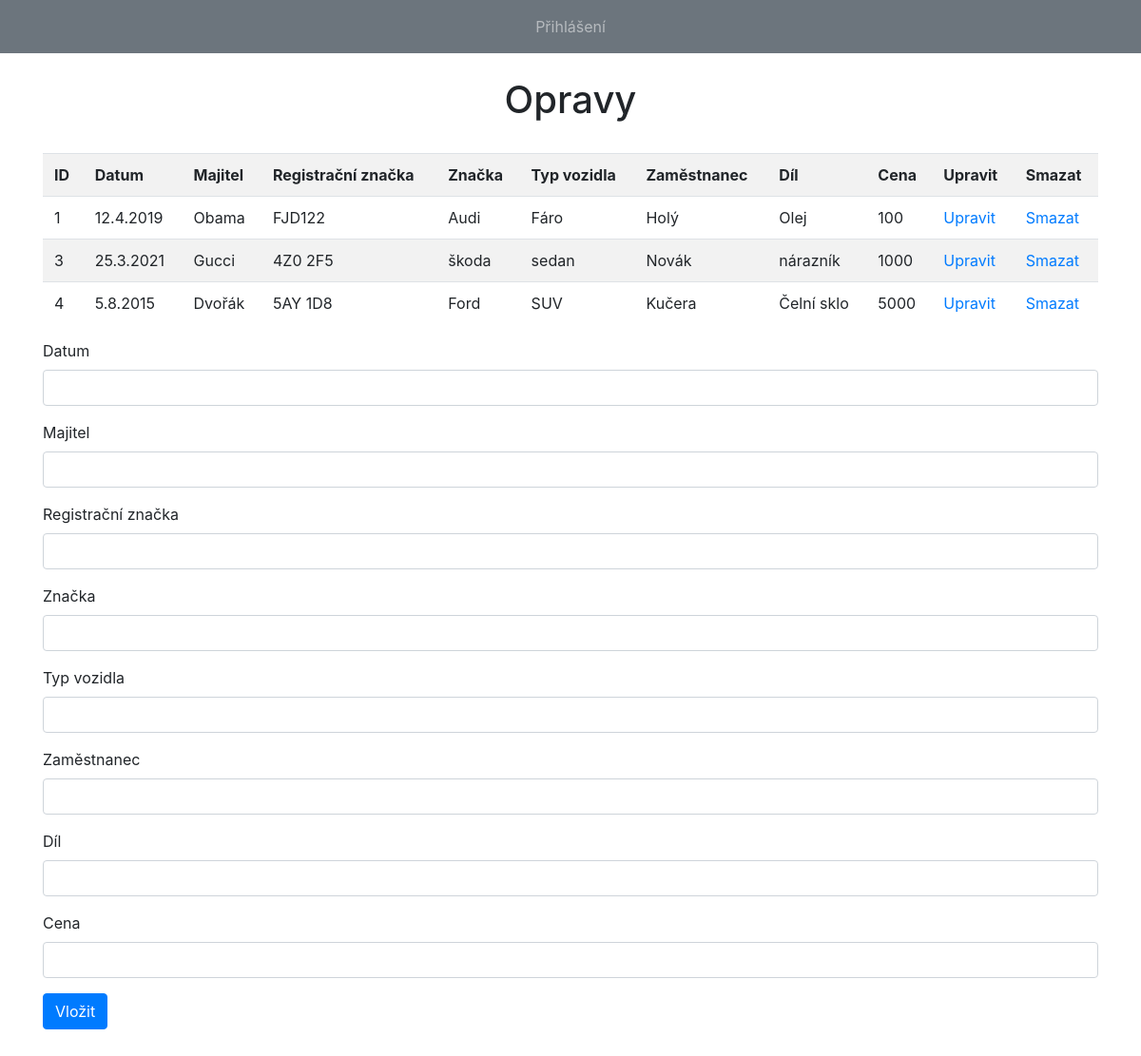
/index.php/controller/opravy, run on the app's committed database.
### tables this page shows
CREATE TABLE `opravy` (
  `ID` int(45) NOT NULL,
  `datum` varchar(45) NOT NULL,
  `majitel` varchar(45) NOT NULL,
  `spz` varchar(45) NOT NULL,
  `typ` varchar(45) NOT NULL,
  `znacka` varchar(45) NOT NULL,
  `dil` varchar(45) NOT NULL,
  `zamestnanec` varchar(45) NOT NULL,
  `cena` int(45) NOT NULL
);

### application/controllers/Controller.php (called while the page is built, shortened)
<?php
class Controller extends CI_Controller
{
   public function __construct() {
      $this->load->library('ion_auth');
      $this->load->model('Model');
      $this->load->view('pages/header');
      if(!$this->ion_auth->logged_in())$this->load->view('pages/menu');
      else if($this->ion_auth->logged_in() && $this->ion_auth->is_admin())$this->load->view('pages/menu_admin');
   }
     public function opravy()
     {
          $this->load->library('form_validation');
          $this->form_validation->set_rules("majitel", "majitel", 'required');
          $this->form_validation->set_rules("spz", "spz");
          $this->form_validation->set_rules("zamestnanec", "zamestnanec");
          if($this->form_validation->run())
           {
                $data = array(
                     "datum"     =>$this->input->post("datum"),
                     "majitel"   =>$this->input->post("majitel"),
                     "spz"       =>$this->input->post("spz"),
                     "typ"       =>$this->input->post("typ"),
                     "znacka"    =>$this->input->post("znacka"),
                     "dil"       =>$this->input->post("dil"),
                     "zamestnanec"=>$this->input->post("zamestnanec"),
                     "cena"      =>$this->input->post("cena"));
                if($this->input->post("update"))
                {
                     $this->Model->update_data_opravy($data, $this->input->post("hidden_id"));
                     redirect(base_url() . "upraveno_opravy");
                }
                if($this->input->post("insert"))
                {
                     $this->Model->insert_data_opravy($data);
                     redirect(base_url() . "vlozeno_opravy");
                }
           }
           else
           {
               $data["vypis_opravy"] = $this->Model->vypis_opravy();
                $this->load->view("pages/opravy", $data);
           }
     }
}

### index.php (called while the page is built, shortened)
<?php
require_once BASEPATH.'core/CodeIgniter.php';

### application/models/Model.php (called while the page is built, shortened)
<?php
class Model extends CI_model
{
     function vypis_opravy()
     {
          $query = $this->db->query("SELECT * FROM opravy ORDER BY ID ASC");
         return $query->result();
     }
}

### application/views/pages/opravy.php (the view, shortened to what this page needs)
<!doctype html>
<html lang="en">
    <body>
    <div class="container">
      <h1 class="nadpis">Opravy</h1><br />
      <div class="table-responsive">
           <table class="table table-striped">
                <tr>
                     <th>ID</th>
                     <th>Datum</th>
                     <th>Majitel</th>
                     <th>Registrační značka</th>
                     <th>Značka</th>
                     <th>Typ vozidla</th>
                     <th>Zaměstnanec</th>
                     <th>Díl</th>
                     <th>Cena</th>
                     <th>Upravit</th>
                     <th>Smazat</th>
                </tr>
           <?php
                foreach($vypis_opravy as $row)
                {
           ?>
                <tr>
                     <td><?php echo $row->ID; ?></td>
                     <td><?php echo $row->datum; ?></td>
                     <td><?php echo $row->majitel; ?></td>
                     <td><?php echo $row->spz; ?></td>
                     <td><?php echo $row->znacka; ?></td>
                     <td><?php echo $row->typ; ?></td>
                     <td><?php echo $row->zamestnanec; ?></td>
                     <td><?php echo $row->dil; ?></td>
                     <td><?php echo $row->cena; ?></td>
                     <td><a href="<?php echo base_url(); ?>Controller/update_data_opravy/<?php echo $row->ID; ?>">Upravit</a></td>
                     <td><a href="#" class="delete_data" id="<?php echo $row->ID; ?>">Smazat</a></td>
                </tr>
           <?php
                }
           ?>
           </table>
      </div>
      <form method="post" action="<?php echo base_url()?>Controller/opravy">
           <?php
           if(isset($user_data))
           {
                foreach($user_data->result() as $row)
                {
           ?>
                    <div class="form-group">
                         <label>Datum</label>
                         <input type="text" name="datum" value="<?php echo $row->datum; ?>" class="form-control" />
                         <span class="text-danger"><?php echo form_error("datum"); ?></span>
                    </div>
                    <div class="form-group">
                         <label>Majitel</label>
                         <input type="text" name="majitel" value="<?php echo $row->majitel; ?>" class="form-control" />
                         <span class="text-danger"><?php echo form_error("majitel"); ?></span>
                    </div>
                    <div class="form-group">
                         <label>Registrační značka</label>
                         <input type="text" name="spz" value="<?php echo $row->spz; ?>" class="form-control" />
                         <span class="text-danger"><?php echo form_error("registracni znacka"); ?></span>
                    </div>
                    <div class="form-group">
                         <label>Značka</label>
                         <input type="text" name="znacka" value="<?php echo $row->znacka; ?>" class="form-control" />
                         <span class="text-danger"><?php echo form_error("znacka"); ?></span>
                    </div>
                    <div class="form-group">
                         <label>Typ</label>
                         <input type="text" name="typ" value="<?php echo $row->typ; ?>" class="form-control" />
                         <span class="text-danger"><?php echo form_error("typ"); ?></span>
                    </div>
                    <div class="form-group">
                         <label>Zaměstnanec</label>
                         <input type="text" name="zamestnanec" value="<?php echo $row->zamestnanec; ?>" class="form-control" />
                         <span class="text-danger"><?php echo form_error("zamestnanec"); ?></span>
                    </div>
                    <div class="form-group">
                         <label>Díl</label>
                         <input type="text" name="dil" value="<?php echo $row->dil; ?>" class="form-control" />
                         <span class="text-danger"><?php echo form_error("dil"); ?></span>
                    </div>
                    <div class="form-group">
                         <label>Cena</label>
                         <input type="text" name="cena" value="<?php echo $row->cena; ?>" class="form-control" />
                         <span class="text-danger"><?php echo form_error("cena"); ?></span>
                    </div>
                    <div class="form-group">
                         <input type="hidden" name="hidden_id" value="<?php echo $row->ID; ?>" />
                         <input type="submit" name="update" value="Upravit" class="btn btn-primary" />
                    </div>
           <?php
                }
           }
           else
           {
           ?>
                    <div class="form-group">
                         <label>Datum</label>
                         <input type="text" name="datum" class="form-control" />
                    </div>
                    <div class="form-group">
                         <label>Majitel</label>
                         <input type="text" name="majitel" class="form-control" />
                    </div>
                    <div class="form-group">
                         <label>Registrační značka</label>
                         <input type="text" name="spz" class="form-control" />
                    </div>
                    <div class="form-group">
                         <label>Značka</label>
                         <input type="text" name="znacka" class="form-control" />
                    </div>
                    <div class="form-group">
                         <label>Typ vozidla</label>
                         <input type="text" name="typ" class="form-control" />
                    </div>
                    <div class="form-group">
                         <label>Zaměstnanec</label>
                         <input type="text" name="zamestnanec" class="form-control" />
                    </div>
                    <div class="form-group">
                         <label>Díl</label>
                         <input type="text" name="dil" class="form-control" />
                    </div>
                    <div class="form-group">
                         <label>Cena</label>
                         <input type="text" name="cena" class="form-control" />
                    </div>
                    <div class="form-group">
                         <input type="submit" name="insert" value="Vložit" class="btn btn-primary" />
                    </div>
           <?php
           }
           ?>
      </form>
      <br /><br /><br />
 </div>
    </body>
</html>

### application/views/pages/opravy.php (style rules this page uses)
.nadpis { text-align: center; }

### data on the page
opravy: ID "1", datum "12.4.2019", majitel "Obama", spz "FJD122", znacka "Audi", typ "Fáro", zamestnanec "Holý", dil "Olej", cena "100"
opravy: ID "3", datum "25.3.2021", majitel "Gucci", spz "4Z0 2F5", znacka "škoda", typ "sedan", zamestnanec "Novák", dil "nárazník", cena "1000"
opravy: ID "4", datum "5.8.2015", majitel "Dvořák", spz "5AY 1D8", znacka "Ford", typ "SUV", zamestnanec "Kučera", dil "Čelní sklo", cena "5000"
